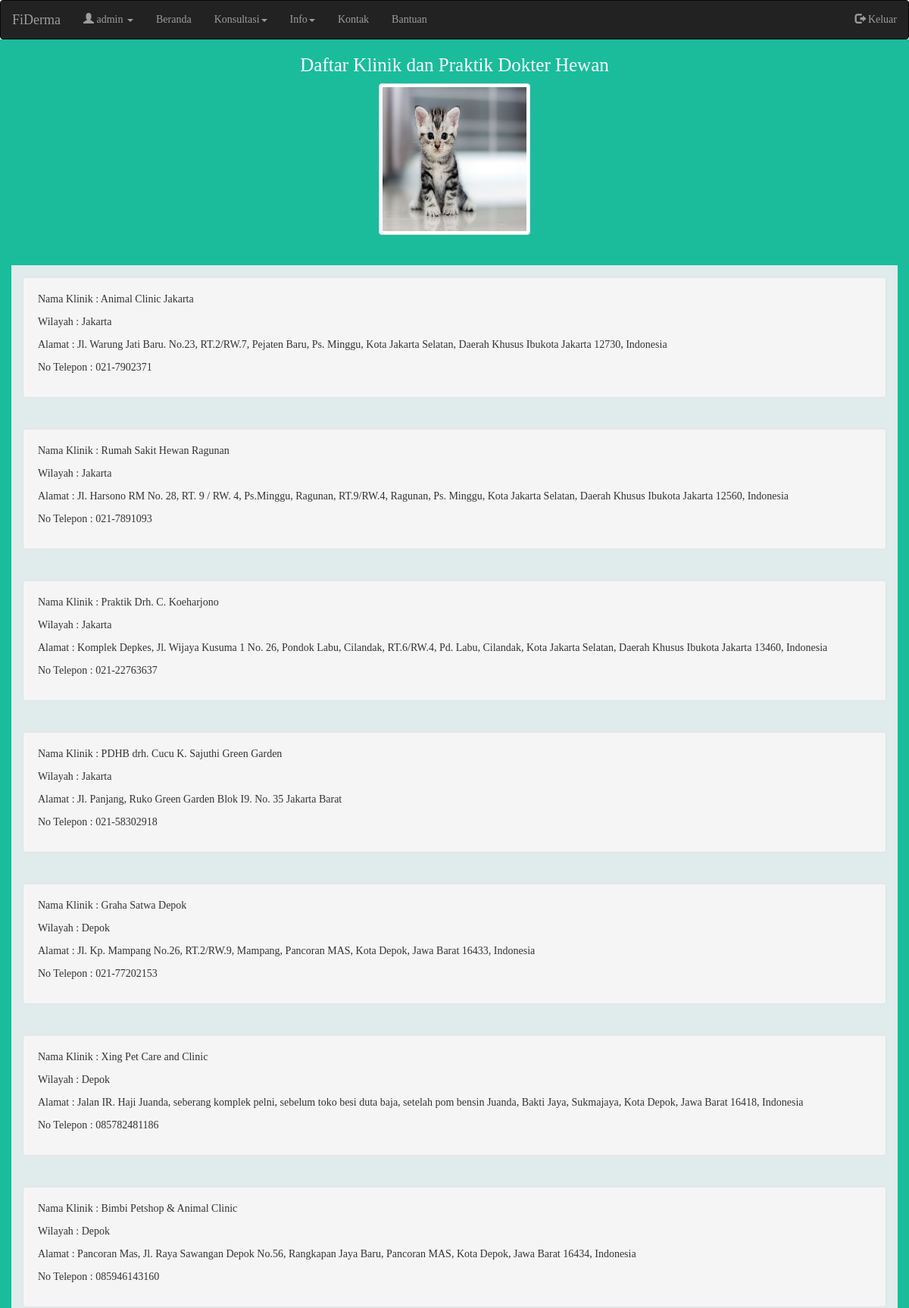
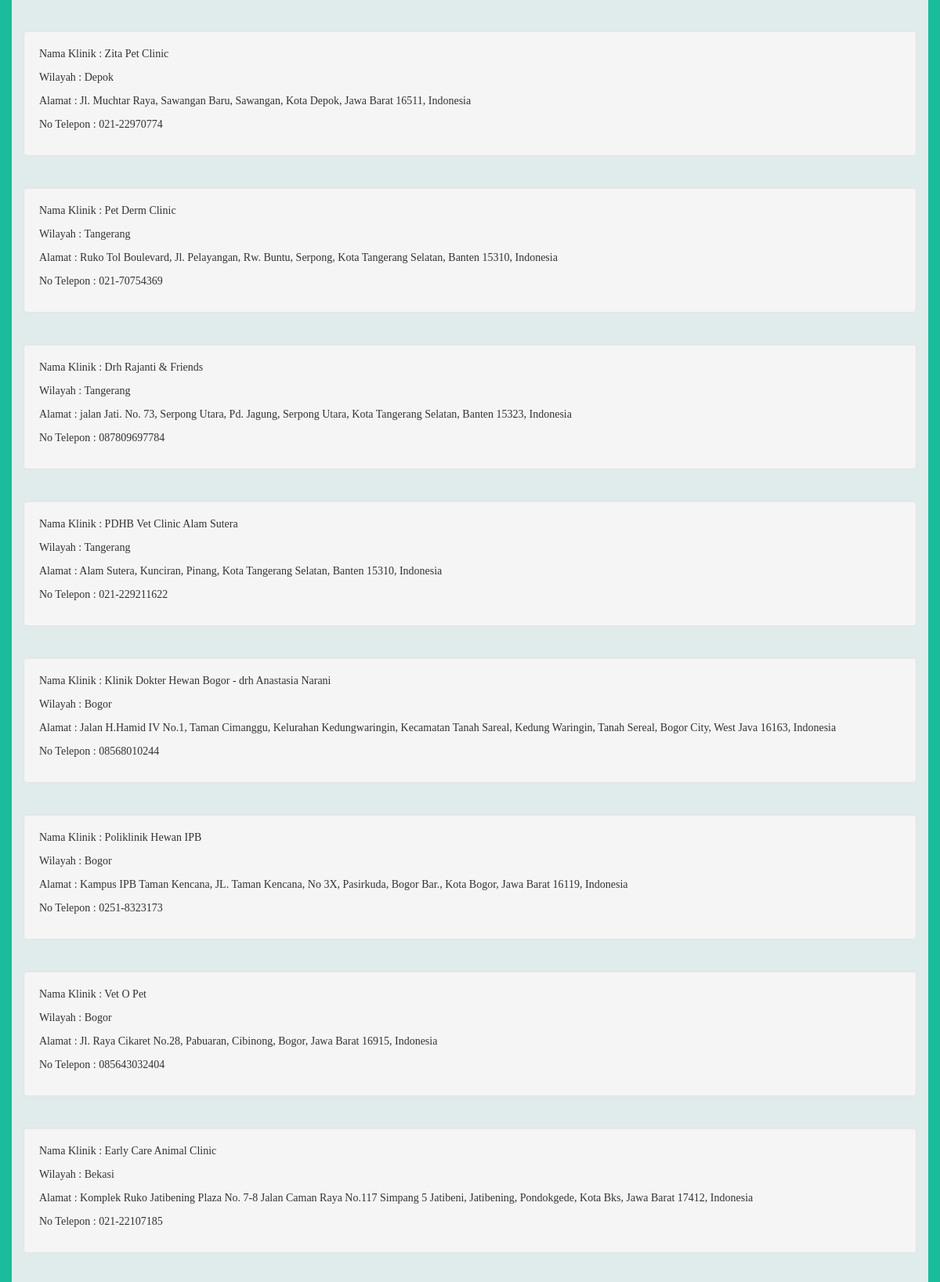
The app's page /info_klinik/ (signed in, upper part) with its own data (2 pictures, top to bottom).
### sitederma/models.py (models this page shows, shortened)
class InfoKlinik(models.Model):
    nama_klinik = models.CharField(max_length=50)
    wilayah = models.CharField(max_length=50)
    alamat = models.TextField()
    no_telp = models.CharField(max_length=15)

### sitederma/views.py (the view)
# urls.py: url(r'^info_klinik/$', views.infoklinik_view, name='infoklinik'),
def infoklinik_view(request):
    info_klinik = InfoKlinik.objects.all()
    context = {}
    context ['info_klinik'] = info_klinik
    return render(request, "sitederma/infoklinik.html", context)

### sitederma/templates/sitederma/infoklinik.html (shortened to what this page needs)
{% extends 'sitederma/base.html' %}
{% load static %}
{% block content %}
<div class="container-fluid vitra-background-info-klinik">
  <h4 class="vitra-tagline text-center">Daftar Klinik dan Praktik Dokter Hewan</h4>
  <center><img src="{% static 'image/kucing.jpg'%}" class="thumbnail" width="200" height="200"/></center>
  <br>
  <div style="margin-bottom: 20px;">
  {% for info_klinik in info_klinik %}
      <div class="col-md-12 text-left vitra-background-info2">
          <div class="well">
        <p>Nama Klinik : {{ info_klinik.nama_klinik}}</p>
        <p>Wilayah : {{ info_klinik.wilayah }}</p>
        <p>Alamat : {{ info_klinik.alamat }}</p>
        <p>No Telepon : {{ info_klinik.no_telp }}</p>
      </div>
    </div>
  {% endfor %}
</div>
</div>
{% endblock %}

### sitederma/templates/sitederma/base.html (shortened to what this page needs)
{% load static %}
<!DOCTYPE html>
<html lang="en">
<head>
  <link href="{% static 'bootstrap/css/bootstrap.min.css'%}" rel="stylesheet">
  <link href="{% static 'css/sitederma.css' %}" rel="stylesheet">
  <link rel="stylesheet" href="https://maxcdn.bootstrapcdn.com/font-awesome/4.7.0/css/font-awesome.min.css">
</head>
<body>
  <nav class="navbar navbar-inverse">
    <div class="container-fluid">
      <div class="navbar-header">
        <a class="navbar-brand" href="{% url 'sitederma:home_utama' %}">FiDerma</a>
      </div>
      {% if user.is_authenticated %}
      <ul class="nav navbar-nav">
        <li class="dropdown"><a class="dropdown-toggle" data-toggle="dropdown" href="{% url 'sitederma:profil' %}"><span class="glyphicon glyphicon-user "></span> {{request.user.username}} <span class="caret"></span></a>
        </li>
        <li><a href="{% url 'sitederma:home_utama' %}">Beranda</a></li>
        <li class="dropdown">
          <a class="dropdown-toggle" data-toggle="dropdown" href="#">Konsultasi<span class="caret"></span></a>
        </li>
        <li class="dropdown">
          <a class="dropdown-toggle" data-toggle="dropdown" href="#">Info<span class="caret"></span></a>
        </li>
        <li><a href="{% url 'sitederma:kontak' %}">Kontak</a></li>
        <li><a href="{% url 'sitederma:help'%}">Bantuan</a></li>
      </ul>
      <ul class="nav navbar-nav navbar-right">
        <li><a href="{% url 'sitederma:logout' %}"><span class="glyphicon glyphicon-log-out"></span> Keluar</a></li>
      </ul>
      {% endif %}
    </div>
  </nav>
      {% block content %}
      {% endblock %}
    </body>
</html>

### sitederma/static/css/sitederma.css (style rules this page uses)
.vitra-background-info-klinik { min-height: 610px; background-color: #1abc9c; margin-top: -20px; }
.vitra-background-info2 { background-color: #e0ebeb; height: 200px; padding: 15px; }
.vitra-tagline { color: white; margin-top: 20px; font-size: 25px; }
body { font-family: 'Lucida Console', serif; margin: 0; width: 100%; height: 100%; }
h1, h2, h3, h4 { font-family: 'Lucida Console', serif; color: cobaltblue; }

### records on screen
InfoKlinik: nama_klinik "Animal Clinic Jakarta", wilayah "Jakarta", alamat "Jl. Warung Jati Baru. No.23, RT.2/RW.7, Pejaten Baru, Ps. Minggu, Kota Jakarta Selatan, Daerah Khusus Ibukota Jakarta 12730, Indonesia", no_telp "021-7902371"
InfoKlinik: nama_klinik "Rumah Sakit Hewan Ragunan", wilayah "Jakarta", alamat "Jl. Harsono RM No. 28, RT. 9 / RW. 4, Ps.Minggu, Ragunan, RT.9/RW.4, Ragunan, Ps. Minggu, Kota Jakarta Selatan, Daerah Khusus Ibukota Jakarta 12560, Indonesia", no_telp "021-7891093"
InfoKlinik: nama_klinik "Praktik Drh. C. Koeharjono", wilayah "Jakarta", alamat "Komplek Depkes, Jl. Wijaya Kusuma 1 No. 26, Pondok Labu, Cilandak, RT.6/RW.4, Pd. Labu, Cilandak, Kota Jakarta Selatan, Daerah Khusus Ibukota Jakarta 13460, Indonesia", no_telp "021-22763637"
InfoKlinik: nama_klinik "PDHB drh. Cucu K. Sajuthi Green Garden", wilayah "Jakarta", alamat "Jl. Panjang, Ruko Green Garden Blok I9. No. 35 Jakarta Barat", no_telp "021-58302918"
InfoKlinik: nama_klinik "Graha Satwa Depok", wilayah "Depok", alamat "Jl. Kp. Mampang No.26, RT.2/RW.9, Mampang, Pancoran MAS, Kota Depok, Jawa Barat 16433, Indonesia", no_telp "021-77202153"
InfoKlinik: nama_klinik "Xing Pet Care and Clinic", wilayah "Depok", alamat "Jalan IR. Haji Juanda, seberang komplek pelni, sebelum toko besi duta baja, setelah pom bensin Juanda, Bakti Jaya, Sukmajaya, Kota Depok, Jawa Barat 16418, Indonesia", no_telp "085782481186"
InfoKlinik: nama_klinik "Bimbi Petshop & Animal Clinic", wilayah "Depok", alamat "Pancoran Mas, Jl. Raya Sawangan Depok No.56, Rangkapan Jaya Baru, Pancoran MAS, Kota Depok, Jawa Barat 16434, Indonesia", no_telp "085946143160"
InfoKlinik: nama_klinik "Zita Pet Clinic", wilayah "Depok", alamat "Jl. Muchtar Raya, Sawangan Baru, Sawangan, Kota Depok, Jawa Barat 16511, Indonesia", no_telp "021-22970774"
InfoKlinik: nama_klinik "Pet Derm Clinic", wilayah "Tangerang", alamat "Ruko Tol Boulevard, Jl. Pelayangan, Rw. Buntu, Serpong, Kota Tangerang Selatan, Banten 15310, Indonesia", no_telp "021-70754369"
InfoKlinik: nama_klinik "Drh Rajanti & Friends", wilayah "Tangerang", alamat "jalan Jati. No. 73, Serpong Utara, Pd. Jagung, Serpong Utara, Kota Tangerang Selatan, Banten 15323, Indonesia", no_telp "087809697784"
InfoKlinik: nama_klinik "PDHB Vet Clinic Alam Sutera", wilayah "Tangerang", alamat "Alam Sutera, Kunciran, Pinang, Kota Tangerang Selatan, Banten 15310, Indonesia", no_telp "021-229211622"
InfoKlinik: nama_klinik "Klinik Dokter Hewan Bogor - drh Anastasia Narani", wilayah "Bogor", alamat "Jalan H.Hamid IV No.1, Taman Cimanggu, Kelurahan Kedungwaringin, Kecamatan Tanah Sareal, Kedung Waringin, Tanah Sereal, Bogor City, West Java 16163, Indonesia", no_telp "08568010244"
InfoKlinik: nama_klinik "Poliklinik Hewan IPB", wilayah "Bogor", alamat "Kampus IPB Taman Kencana, JL. Taman Kencana, No 3X, Pasirkuda, Bogor Bar., Kota Bogor, Jawa Barat 16119, Indonesia", no_telp "0251-8323173"
InfoKlinik: nama_klinik "Vet O Pet", wilayah "Bogor", alamat "Jl. Raya Cikaret No.28, Pabuaran, Cibinong, Bogor, Jawa Barat 16915, Indonesia", no_telp "085643032404"
InfoKlinik: nama_klinik "Early Care Animal Clinic", wilayah "Bekasi", alamat "Komplek Ruko Jatibening Plaza No. 7-8 Jalan Caman Raya No.117 Simpang 5 Jatibeni, Jatibening, Pondokgede, Kota Bks, Jawa Barat 17412, Indonesia", no_telp "021-22107185"

### other values on screen
{{ request.user.username }} "admin"
